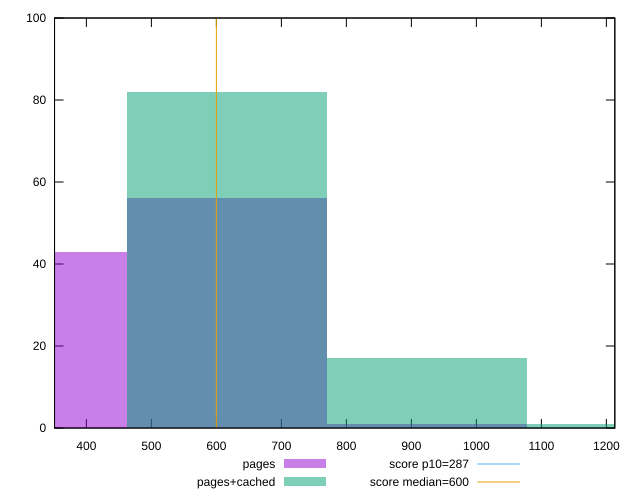

Write the gnuplot code that produced this figure.
reset

$pages <<EOF
615.6874321637046 56
307.8437160818523 43
923.5311482455568 1
EOF

$pagesCached <<EOF
615.6874321637046 82
923.5311482455568 17
1231.374864327409 1
EOF

set key outside below
set boxwidth 307.8437160818523
set xrange [351:1213]
set yrange [0:100]
set trange [0:100]
set style fill transparent solid 0.5 noborder

set parametric
set terminal svg size 640, 500 enhanced background rgb 'white'
set output "report_00025_2021-02-22T21:38:55.199Z/total-blocking-time/comparison/histogram/0_vs_1.svg"

plot $pages title "pages" with boxes, \
     $pagesCached title "pages+cached" with boxes, \
     287,t title "score p10=287", \
     600,t title "score median=600"

reset
